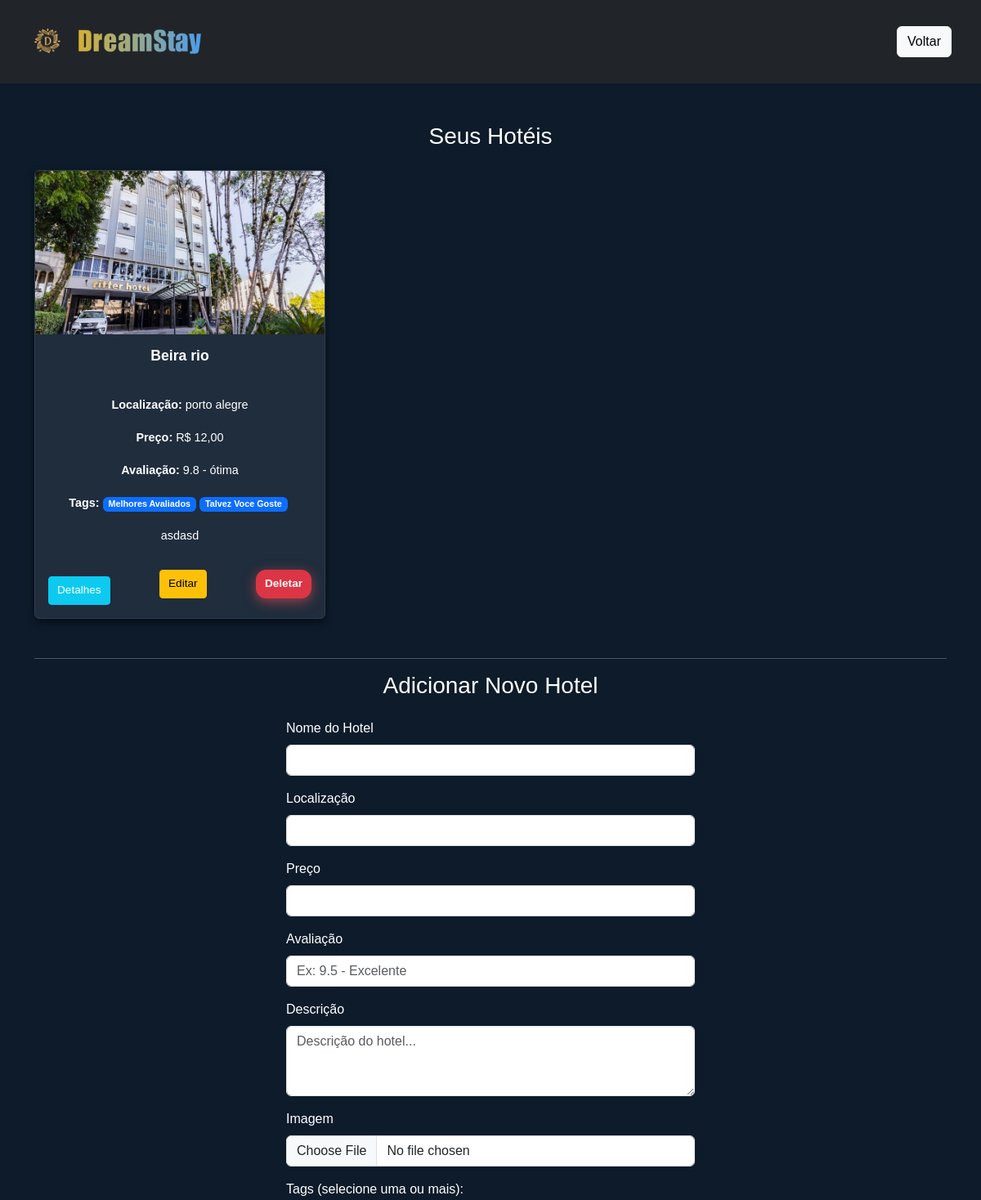
The app's page /php/dashboard.php (signed in, upper part), older data.
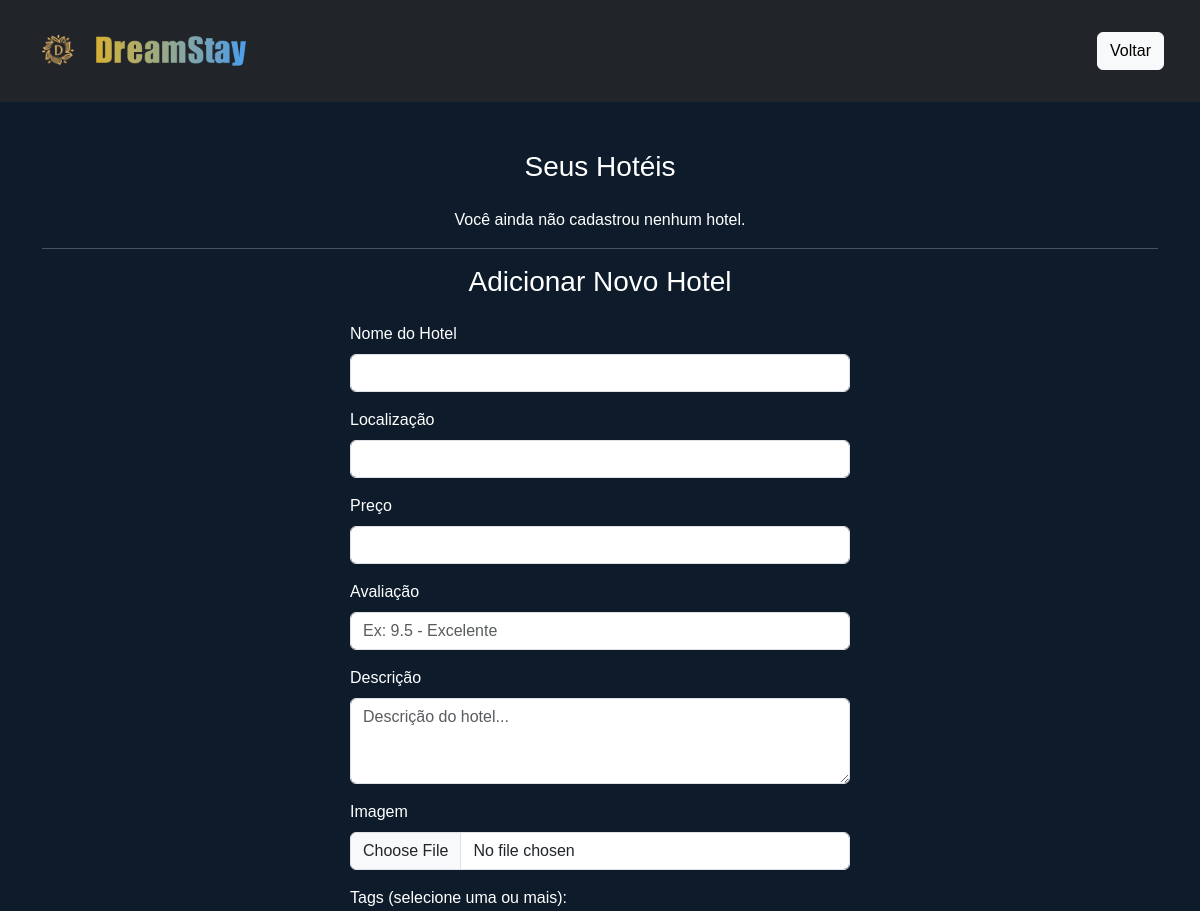
The same page, newer data.
### tables this page shows
CREATE TABLE `anuncios` (
  `id` int(11) NOT NULL,
  `usuario_id` int(11) NOT NULL,
  `nome` varchar(255) NOT NULL,
  `localizacao` varchar(255) NOT NULL,
  `preco` decimal(10,2) DEFAULT NULL,
  `avaliacao` varchar(255) DEFAULT NULL,
  `descricao` text DEFAULT NULL,
  `imagem` varchar(255) DEFAULT NULL,
  `tags` varchar(255) DEFAULT NULL
);

### php/dashboard.php (the view, shortened to what this page needs)
<?php
include_once('config.php');
$usuario_id = $_SESSION['id'];
$sql = "SELECT * FROM anuncios WHERE usuario_id = $usuario_id ORDER BY id DESC";
$result = mysqli_query($conn, $sql);
?>
<!DOCTYPE html>
<html lang="pt-BR">
<head>
  <link href="https://cdn.jsdelivr.net/npm/bootstrap@5.3.3/dist/css/bootstrap.min.css" rel="stylesheet" />
  <link rel="stylesheet" href="css/style.css" />
</head>
<body>
<nav class="navbar navbar-dark bg-dark p-3">
  <div class="container-fluid d-flex align-items-center gap-3">
    <a class="navbar-brand d-flex align-items-center gap-2" href="index.php">
      <img src="assets/Logo2.png" alt="Logo DreamStay" width="60" height="60" style="object-fit: contain;" />
      <img src="assets/DreamStay2.png" alt="DreamStay" width="150" style="object-fit: contain;" />
    </a>
    <button class="btn btn-light ms-auto" onclick="location.href='index.php'">Voltar</button>
  </div>
</nav>
<div class="container mt-5">
  <h3 class="mb-4 text-center">Seus Hotéis</h3>
  <?php if ($result->num_rows === 0): ?>
    <p class="text-center">Você ainda não cadastrou nenhum hotel.</p>
  <?php else: ?>
    <div class="row row-cols-1 row-cols-md-3 g-4 mb-5">
      <?php while ($hotel = $result->fetch_assoc()): ?>
        <div class="col">
          <div class="card admin-hotel-card h-100">
            <img src="<?php echo htmlspecialchars($hotel['imagem']); ?>" class="card-img-top" alt="<?php echo htmlspecialchars($hotel['nome']); ?>" style="height:200px; object-fit: cover;" />
            <div class="card-body d-flex flex-column">
              <h5 class="card-title"><?php echo htmlspecialchars($hotel['nome']); ?></h5>
              <p class="card-text mb-1"><strong>Localização:</strong> <?php echo htmlspecialchars($hotel['localizacao']); ?></p>
              <p class="card-text mb-1"><strong>Preço:</strong> R$ <?php echo number_format($hotel['preco'], 2, ',', '.'); ?></p>
              <p class="card-text mb-1"><strong>Avaliação:</strong> <?php echo htmlspecialchars($hotel['avaliacao']); ?></p>
              <p class="card-text mb-1"><strong>Tags:</strong>
                <?php
                  if (!empty($hotel['tags'])) {
                    $tags_array = explode(',', $hotel['tags']);
                    foreach ($tags_array as $tag) {
                      echo '<span class="badge bg-primary me-1 text-capitalize">' . htmlspecialchars(trim($tag)) . '</span>';
                    }
                  } else {
                    echo '<em>Nenhuma tag</em>';
                  }
                ?>
              </p>
              <p class="card-text mb-3" style="color: #cfd8dc; overflow: hidden; text-overflow: ellipsis; display: -webkit-box; -webkit-line-clamp: 3; -webkit-box-orient: vertical;">
                <?php echo htmlspecialchars($hotel['descricao']); ?>
              </p>
              <div class="mt-auto d-flex justify-content-between">
                <form action="detalhes.php" method="post" style="display:inline;">
                  <button type="submit" class="btn btn-info btn-sm">Detalhes</button>
                </form>
                <form action="editar.php" method="post" style="display:inline;">
                  <button type="submit" class="btn btn-warning btn-sm">Editar</button>
                </form>
                <form action="delete.php" method="post" style="display:inline;" onsubmit="return confirmarDelete('<?php echo addslashes(htmlspecialchars($hotel['nome'])); ?>')">
                  <button type="submit" class="btn btn-danger btn-sm">Deletar</button>
                </form>
              </div>
            </div>
          </div>
        </div>
      <?php endwhile; ?>
    </div>
  <?php endif; ?>
  <hr />
  <h3 class="mb-4 text-center">Adicionar Novo Hotel</h3>
  <form id="hotelForm" action="create.php" enctype="multipart/form-data" method="post" class="mx-auto" style="max-width: 500px;">
    <div class="mb-3">
      <label for="nome" class="form-label">Nome do Hotel</label>
      <input type="text" class="form-control" id="nome" name="nome" required />
    </div>
    <div class="mb-3">
      <label for="localizacao" class="form-label">Localização</label>
      <input type="text" class="form-control" id="localizacao" name="localizacao" required />
    </div>
    <div class="mb-3">
      <label for="preco" class="form-label">Preço</label>
      <input type="number" class="form-control" id="preco" name="preco" required step="0.01" min="0" />
    </div>
    <div class="mb-3">
      <label for="avaliacao" class="form-label">Avaliação</label>
      <input type="text" class="form-control" id="avaliacao" name="avaliacao" placeholder="Ex: 9.5 - Excelente" required />
    </div>
    <div class="mb-3">
      <label for="descricao" class="form-label">Descrição</label>
      <textarea class="form-control" id="descricao" name="descricao" rows="3" placeholder="Descrição do hotel..." required></textarea>
    </div>
    <div class="mb-3">
      <label for="imagem" class="form-label">Imagem</label>
      <input type="file" class="form-control" id="imagem" name="imagem" required />
    </div>
    <div class="mb-3">
      <label class="form-label">Tags (selecione uma ou mais):</label><br>
    </div>
  </form>
</div>
</body>
</html>

### php/css/style.css (style rules this page uses)
body { background-color: #0d1b2a; color: #ffffff; font-family: Arial, sans-serif; flex: 1; }
.navbar > div > .btn { margin-left: 0.5rem; margin-right: 0.5rem; }
.card-body { flex-grow: 1; display: flex; flex-direction: column; justify-content: space-between; text-align: center; }
.card-title { min-height: 3em; overflow: hidden; color: #fff !important; }
.card-text { min-height: 2.5em; overflow: hidden; color: #fff !important; }
.btn-info { color: #fff !important; margin-top: 8px; }
.admin-hotel-card { background-color: #1f2d3d; color: #f0f0f0; border: 1px solid #2f3e4e; font-size: 0.92rem; box-shadow: 0 4px 10px rgba(0, 0, 0, 0.5); transition: transform 0.2s ease, box-shadow 0.2s ease; }
.admin-hotel-card .card-title { font-size: 1.1rem; color: #ffffff; font-weight: bold; }
.admin-hotel-card .card-text { font-size: 0.9rem; color: #d1d1d1; }
.admin-hotel-card .btn { font-size: 0.85rem; padding: 6px 10px; }
.btn-danger { width: 100%; border-radius: 12px; font-size: 1.15rem; padding: 12px 0; font-weight: 700; box-shadow: 0 4px 15px rgba(233,79,79,0.6); transition: background-color 0.3s ease, box-shadow 0.3s ease; }

Row changes from the older to the newer data that the page shows:
removed anuncios: imagem (picture), nome "Beira rio", localizacao "porto alegre", preco "12,00", avaliacao "9.8 - ótima", tags "Melhores Avaliados", tags "Talvez Voce Goste", descricao "asdasd"
Text that changed along with them:
text now shown: "Você ainda não cadastrou nenhum hotel."
